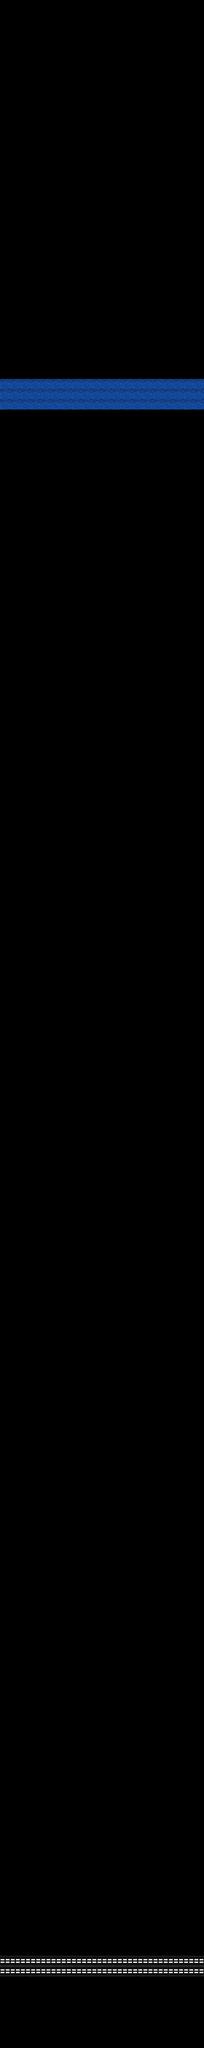

This game map was drawn from its Tiled (.tmx) file and the tilesets committed beside it. A one-line description and the trimmed map source follow:
An orthogonal 20x200 tile map with 64x64 px tiles, 3 tile layers (Ground, Death Objects, Decoration) and 60 objects (24x Car reverse, 24x Car, 11x Floating tree, Player).

<map version="1.10" tiledversion="1.11.2" orientation="orthogonal" renderorder="right-down" width="20" height="200" tilewidth="64" tileheight="64" infinite="0" nextlayerid="5" nextobjectid="73">
 <tileset firstgid="1" source="../tilesets/Crossy-Road-Sprites.tsx" />
 <layer id="1" name="Ground" width="20" height="200">
  <data>[4000 cells, 100 non-empty, 2 distinct tile ids]</data>
 </layer>
 <layer id="4" name="Death Objects" width="20" height="200">
  <data>[4000 cells, 0 non-empty, 0 distinct tile ids]</data>
 </layer>
 <layer id="2" name="Decoration" width="20" height="200">
  <data>[4000 cells, 0 non-empty, 0 distinct tile ids]</data>
 </layer>
 <objectgroup id="3" name="Objects">
  <object id="7" name="Player" x="652.021" y="12612">
   <point />
  </object>
  <object id="9" name="Car reverse" x="1344" y="12224" width="576" height="64" />
  <object id="10" name="Car reverse" x="1344" y="12288" width="576" height="64" />
  <object id="11" name="Car reverse" x="1344" y="11968" width="576" height="64" />
  <object id="14" name="Car" x="-640" y="11968" width="576" height="64" />
  <object id="15" name="Car" x="-640" y="12224" width="576" height="64" />
  <object id="16" name="Car" x="-640" y="12288" width="576" height="64" />
  <object id="19" name="Car reverse" x="1344" y="11648" width="576" height="64" />
  <object id="20" name="Car reverse" x="1344" y="11264" width="576" height="64" />
  <object id="21" name="Car reverse" x="1344" y="11200" width="576" height="64" />
  <object id="22" name="Car reverse" x="1344" y="11136" width="576" height="64" />
  <object id="23" name="Car reverse" x="1344" y="10752" width="576" height="64" />
  <object id="24" name="Car reverse" x="1344" y="10432" width="576" height="64" />
  <object id="25" name="Car reverse" x="1344" y="10240" width="576" height="64" />
  <object id="26" name="Car" x="-640" y="11648" width="576" height="64" />
  <object id="27" name="Car" x="-640" y="11264" width="576" height="64" />
  <object id="28" name="Car" x="-640" y="11200" width="576" height="64" />
  <object id="29" name="Car" x="-640" y="11136" width="576" height="64" />
  <object id="30" name="Car" x="-640" y="10752" width="576" height="64" />
  <object id="31" name="Car" x="-640" y="10432" width="576" height="64" />
  <object id="32" name="Car" x="-640" y="10240" width="576" height="64" />
  <object id="33" name="Car reverse" x="1344" y="9920" width="576" height="64" />
  <object id="34" name="Car reverse" x="1344" y="9856" width="576" height="64" />
  <object id="35" name="Car reverse" x="1344" y="9792" width="576" height="64" />
  <object id="36" name="Car reverse" x="1344" y="9600" width="576" height="64" />
  <object id="37" name="Car reverse" x="1344" y="9344" width="576" height="64" />
  <object id="38" name="Car" x="-640" y="9920" width="576" height="64" />
  <object id="39" name="Car" x="-640" y="9856" width="576" height="64" />
  <object id="40" name="Car" x="-640" y="9792" width="576" height="64" />
  <object id="41" name="Car" x="-640" y="9600" width="576" height="64" />
  <object id="42" name="Car" x="-640" y="9344" width="576" height="64" />
  <object id="43" name="Car reverse" x="1344" y="8832" width="576" height="64" />
  <object id="44" name="Car reverse" x="1344" y="8768" width="576" height="64" />
  <object id="45" name="Car reverse" x="1344" y="8448" width="576" height="64" />
  <object id="46" name="Car reverse" x="1344" y="8128" width="576" height="64" />
  <object id="47" name="Car reverse" x="1344" y="7744" width="576" height="64" />
  <object id="48" name="Car reverse" x="1344" y="7680" width="576" height="64" />
  <object id="49" name="Car reverse" x="1344" y="7616" width="576" height="64" />
  <object id="50" name="Car" x="-640" y="8832" width="576" height="64" />
  <object id="51" name="Car" x="-640" y="8768" width="576" height="64" />
  <object id="52" name="Car" x="-640" y="8448" width="576" height="64" />
  <object id="53" name="Car" x="-640" y="8128" width="576" height="64" />
  <object id="54" name="Car" x="-640" y="7744" width="576" height="64" />
  <object id="55" name="Car" x="-640" y="7680" width="576" height="64" />
  <object id="56" name="Car" x="-640" y="7616" width="576" height="64" />
  <object id="57" name="Car" x="-640" y="7296" width="576" height="64" />
  <object id="58" name="Car" x="-640" y="6976" width="576" height="64" />
  <object id="59" name="Car reverse" x="1344" y="7296" width="576" height="64" />
  <object id="60" name="Car reverse" x="1344" y="6976" width="576" height="64" />
  <object id="61" name="Floating tree" x="1600" y="6528" width="320" height="64" />
  <object id="62" name="Floating tree" x="1600" y="6464" width="320" height="64" />
  <object id="63" name="Floating tree" x="1600" y="6400" width="320" height="64" />
  <object id="64" name="Floating tree" x="1600" y="6016" width="320" height="64" />
  <object id="65" name="Floating tree" x="1600" y="5952" width="320" height="64" />
  <object id="66" name="Floating tree" x="1600" y="5440" width="320" height="64" />
  <object id="67" name="Floating tree" x="1600" y="5376" width="320" height="64" />
  <object id="68" name="Floating tree" x="1600" y="5312" width="320" height="64" />
  <object id="69" name="Floating tree" x="1344" y="2496" width="320" height="64" />
  <object id="71" name="Floating tree" x="1344" y="2432" width="320" height="64" />
  <object id="72" name="Floating tree" x="1344" y="2368" width="320" height="64" />
 </objectgroup>
</map>
